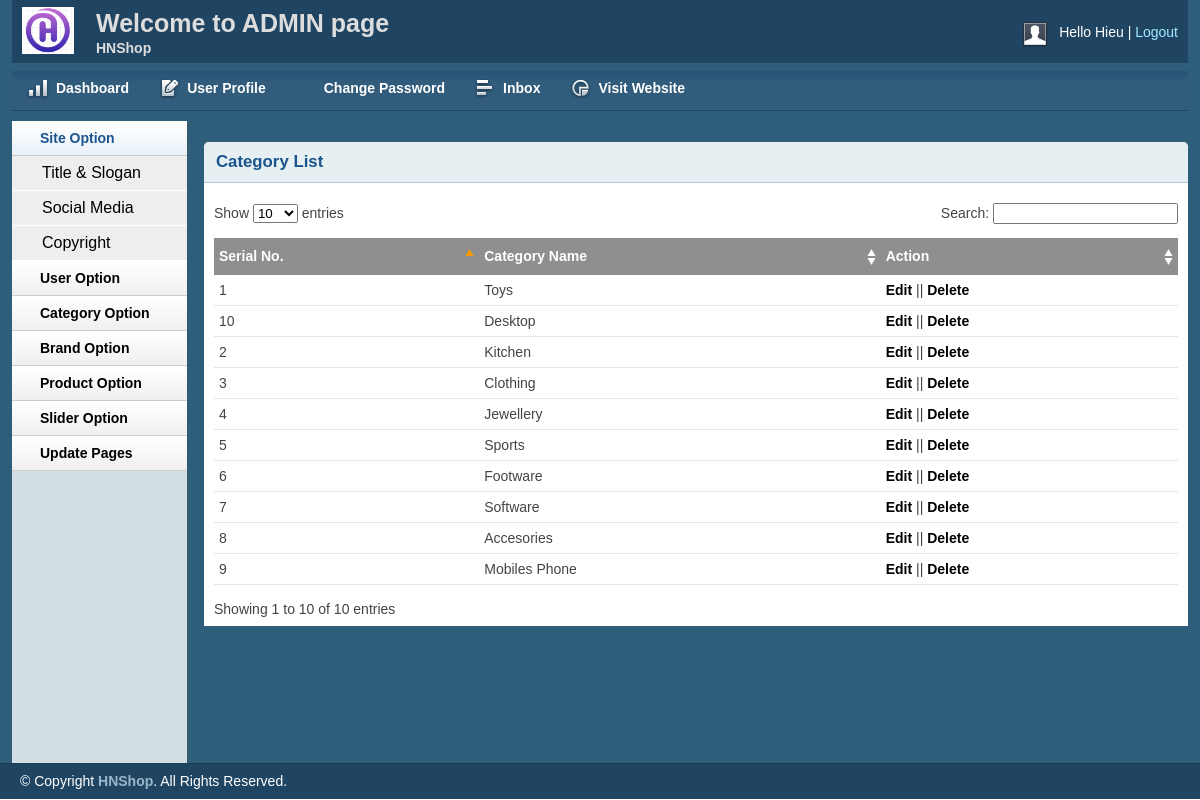
The app's page /admin/catlist.php (signed in) with its own data.
### tables this page shows
CREATE TABLE IF NOT EXISTS `tbl_category` (
  `catId` int(11) NOT NULL AUTO_INCREMENT,
  `catName` varchar(255) NOT NULL,
  PRIMARY KEY (`catId`)
);

### lib/database.php (called while the page is built, shortened)
<?php
Class Database extends PDO{
   public $host   = DB_HOST;
   public $user   = DB_USER;
   public $pass   = DB_PASS;
   public $dbname = DB_NAME;
   public $link;
private function connectDB(){
   $this->link = new mysqli($this->host, $this->user, $this->pass,
    $this->dbname);
 }
public function select($query){
  $result = $this->link->query($query) or
   die($this->link->error.__LINE__);
  if($result->num_rows > 0){
    return $result;
  } else {
    return false;
  }
 }
}

### classes/category.php (called while the page is built, shortened)
<?php
$filepath = realpath(dirname(__FILE__));
include_once ($filepath.'/../lib/database.php');
?>
<?php
 class category
 {
 	 private $db;
	 public function __construct()
	 {
		$this->db = new Database();
	 }
	 public function select_category()
	 {
	 	$query = "SELECT * FROM tbl_category ORDER BY catId desc";
	 	$result = $this->db->select($query);
	 	return $result;
	 }
 }
?>

### admin/catlist.php (the view, shortened to what this page needs)
<?php include 'inc/header.php';?>
<?php include 'inc/sidebar.php';?>
<?php include '../classes/category.php' ?>
<?php
	$cat = new category();
?>
        <div class="grid_10">
            <div class="box round first grid">
                <h2>Category List</h2>
                <div class="block">
                    <table class="data display datatable" id="example">
					<thead>
						<tr>
							<th>Serial No.</th>
							<th>Category Name</th>
							<th>Action</th>
						</tr>
					</thead>
					<tbody>
					<?php
						$show_cate = $cat->select_category();
						if($show_cate)
						{
							$i = 0;
							while($result = $show_cate->fetch_assoc())
							{
								$i++;
					?>
						<tr class="odd gradeX">
							<td><?php echo $i ?></td>
							<td><?php echo $result['catName']?></td>
							<td><a href="catedit.php?catid=<?php echo $result['catId'] ?>">Edit</a> ||
								<a onclick="return confirm('Do you want to delete ?')" href="?delid=<?php echo $result['catId'] ?>">Delete</a></td>
						</tr>
					<?php
							}
						}
					?>
					</tbody>
				</table>
               </div>
            </div>
        </div>
<?php include 'inc/footer.php';?>

### admin/css/layout.css (style rules this page uses)
body { background: #fff none repeat scroll 0 0; color: #444; font-size: 14px; padding: 0; }
a { color: #000; font-weight:bold; text-decoration: none; }
h1, h2, h3, h4, h5, h6 { line-height:1.2em; margin-bottom:.3em; }
h2 { margin-top:1em; }
.box { background:#fff; margin-bottom:20px; padding:10px 10px 10px 10px; margin-left:-8px; }
.box.grid { padding-bottom:40px; }
.box.round { -moz-border-radius: 5px 5px 0px 0px; -webkit-border-radius: 5px 5px 0px 0px; border-radius: 5px 5px 0px 0px; }
.box h2 { font-size:1.2em; font-weight:bold; color:#1B548D; background:#E6F0F3; margin:-10px -10px 0 -10px; padding:10px 12px; border-bottom:1px solid #B3CBD6; -moz-border-radius: 5px 5px 0px 0px; -webkit-border-radius: 5px 5px 0px 0px; border-radius: 5px 5px 0px 0px; }
.box.first { min-height: 406px; }
.block { padding-top:20px; }
.block { padding-bottom:1px; }
table.display { margin: 0 auto; clear: both; width: 100%; }
.sorting_asc { background: #8f8f8f url(../img/table/sort_asc.png) no-repeat center right; padding:8px 5px; text-align:left; color:#fff; }
.sorting { background:#8f8f8f url(../img/table/sort_both.png) no-repeat center right; padding:8px 5px; text-align:left; color:#fff; }
tr.odd { height: 30px; line-height: 30px; border-bottom:1px solid #e6e6e6; }
tr.even { height: 30px; line-height: 30px; border-bottom:1px solid #e6e6e6; }
tr.odd td, tr.even td { padding-left:5px; }

### records on screen
tbl_category: catName "Toys"
tbl_category: catName "Kitchen"
tbl_category: catName "Clothing"
tbl_category: catName "Jewellery"
tbl_category: catName "Sports"
tbl_category: catName "Footware"
tbl_category: catName "Software"
tbl_category: catName "Accesories"
tbl_category: catName "Mobiles Phone"
tbl_category: catName "Desktop"

### other values on screen
Session::get('adminName') "Hieu"
